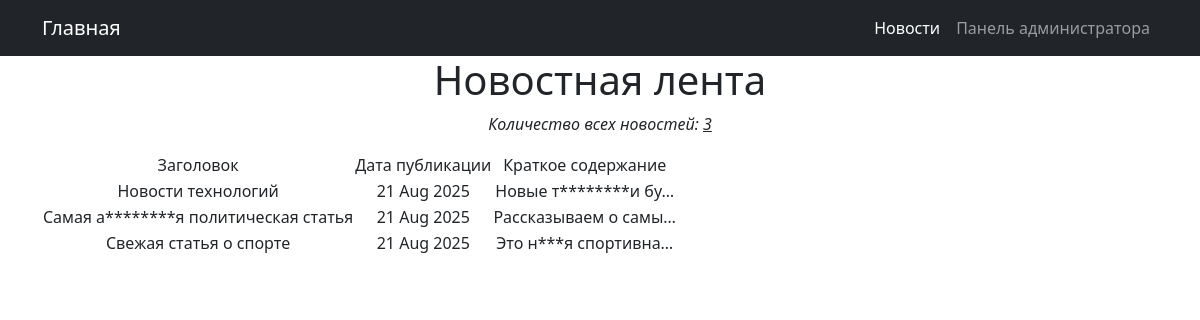
The page /news/ on the database as committed earlier.
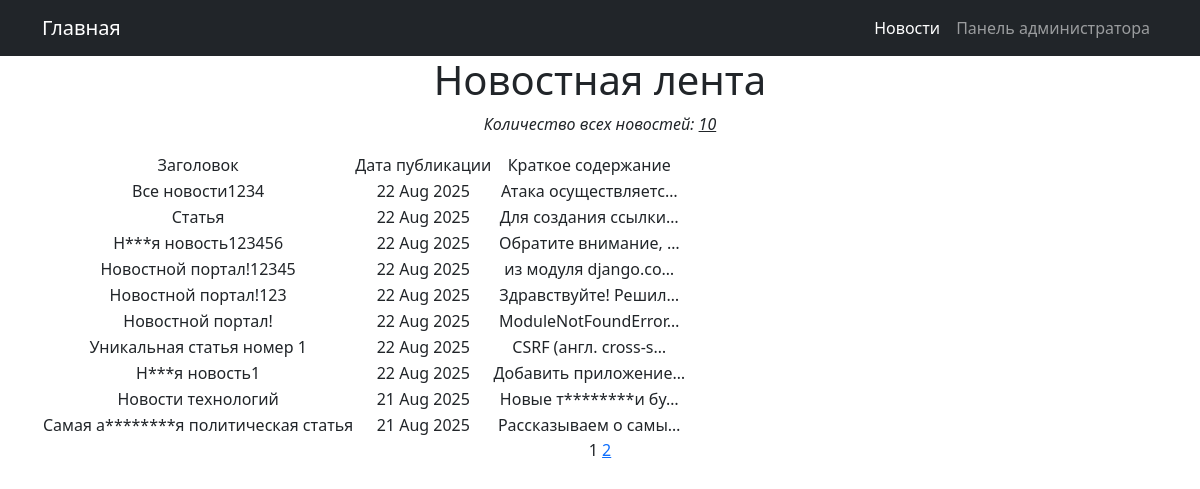
The same page on the database as committed later.
### news/models.py (models this page shows, shortened)
class Post(models.Model):
    POST_TYPES = (
        ('articles', 'Статья'),
        ('news', 'Новость')
    )
    author = models.ForeignKey(Author, on_delete=models.CASCADE)
    post_type = models.CharField(max_length=8, choices=POST_TYPES)
    created_at = models.DateTimeField(auto_now_add = True)
    categories = models.ManyToManyField(Category, through='PostCategory')
    title = models.CharField(max_length=255)
    content = models.TextField()
    rating = models.IntegerField(default=0)

### news/views.py (the view)
# urls.py: path('', PostsList.as_view(), name='post_list'),
class PostsList(ListView):
    queryset = Post.objects.order_by('-created_at')
    template_name = 'posts.html'
    context_object_name = 'news'
    paginate_by = 10

### news/templatetags/custom_filters.py (called while the page is built)
def clear_str(word: str) -> str:
    new_word = map(lambda x: x if x not in punctuation else "", word)
    result = ''.join(new_word)
    return result.lower()

@register.filter()
def censor(text_in):
    words_list = text_in.split()
    if isinstance(text_in, str):
        for word in words_list:
            if clear_str(word) in censor_list:
                text_in = text_in.replace(word[1:], '*' * (len(word) - 2) + word[-1])
    return text_in

### news/templatetags/custom_tags.py (called while the page is built)
@register.simple_tag(takes_context=True)
def url_replace(context, **kwargs):
   d = context['request'].GET.copy()
   for k, v in kwargs.items():
       d[k] = v
   return d.urlencode()

### templates/posts.html (shortened to what this page needs)
{% extends 'flatpages/default.html' %}
{% load custom_filters %}
{% block content %}
    <h1>Новостная лента</h1>
    {% if news %}
    <p><i>Количество всех новостей: <u>{{news|length}}</u></i></p>
    <table>
        <tr>
            <td>Заголовок</td>
            <td>Дата публикации</td>
            <td>Краткое содержание</td>
        </tr>
        {% for post in news %}
        <tr>
            <td>
                {% if post.post_type == "NE" %}
                    <a class="nav-link" href="/news/{{ post.id }}">{{ post.title|censor }}</a>
                {% else %}
                   <a class="nav-link" href="/articles/{{ post.id }}">{{ post.title|censor }}</a>
                {% endif %}
            </td>
            <td>{{ post.created_at|date:'d M Y' }}</td>
            <td>{{ post.content|censor|truncatechars:20 }}</td>
        </tr>
        {% endfor %}
    </table>
    {% else %}
        <h2>Новостей нет!</h2>
    {% endif %}
{% include "flatpages/paginate.html" %}
{% endblock content %}

### templates/flatpages/default.html (shortened to what this page needs)
<!DOCTYPE html>
<html lang="en">
    <head>
        {% load static %}
        <link href="{% static 'css/styles.css' %}" rel="stylesheet" />
    </head>
    <body>
        <nav class="navbar navbar-expand-lg navbar-dark bg-dark static-top">
            <div class="container">
                <a class="navbar-brand" href="/home/">Главная</a>
                <div class="collapse navbar-collapse" id="navbarSupportedContent">
                    <ul class="navbar-nav ms-auto mb-2 mb-lg-0">
                        <li class="nav-item">
                            <a class="nav-link active" aria-current="page" href="/news/">Новости</a>
                        </li>
                        <li class="nav-item">
                            <a class="nav-link" href="/admin/">Панель администратора</a>
                        </li>
                    </ul>
                </div>
            </div>
        </nav>
        <div class="container">
            <div class="row">
                <div class="col-lg-12 text-center">
                    {% block content %}{% endblock content %}
                </div>
            </div>
        </div>
    </body>
</html>

### templates/flatpages/paginate.html (shortened to what this page needs)
{% load custom_tags %}
{% if is_paginated %}
    {{ page_obj.number }}
    {% if page_obj.has_next %}
        <a href="?{% url_replace page=page_obj.next_page_number %}">{{ page_obj.next_page_number }}</a>
    {% endif %}
{% endif %}

Rows that differ between the two databases and show on the page:
no longer on this page (row unchanged): Post: title|censor "Свежая статья о спорте", created_at "21 Aug 2025", content|censor "Это н***я спортивна…"
added Post: title|censor "Все новости1234", created_at "22 Aug 2025", content|censor "Атака осуществляетс…"
added Post: title|censor "Статья", created_at "22 Aug 2025", content|censor "Для создания ссылки…"
added Post: title|censor "Н***я новость123456", created_at "22 Aug 2025", content|censor "Обратите внимание, …"
added Post: title|censor "Новостной портал!12345", created_at "22 Aug 2025", content|censor "из модуля django.co…"
added Post: title|censor "Новостной портал!123", created_at "22 Aug 2025", content|censor "Здравствуйте! Решил…"
added Post: title|censor "Новостной портал!", created_at "22 Aug 2025", content|censor "ModuleNotFoundError…"
added Post: title|censor "Уникальная статья номер 1", created_at "22 Aug 2025", content|censor "CSRF (англ. cross-s…"
added Post: title|censor "Н***я новость1", created_at "22 Aug 2025", content|censor "Добавить приложение…"
Other text that changed with them:
{{ news|length }}: "3" → "10"
{{ page_obj.number }}: (not shown) → "1"
{{ page_obj.next_page_number }}: (not shown) → "2"
